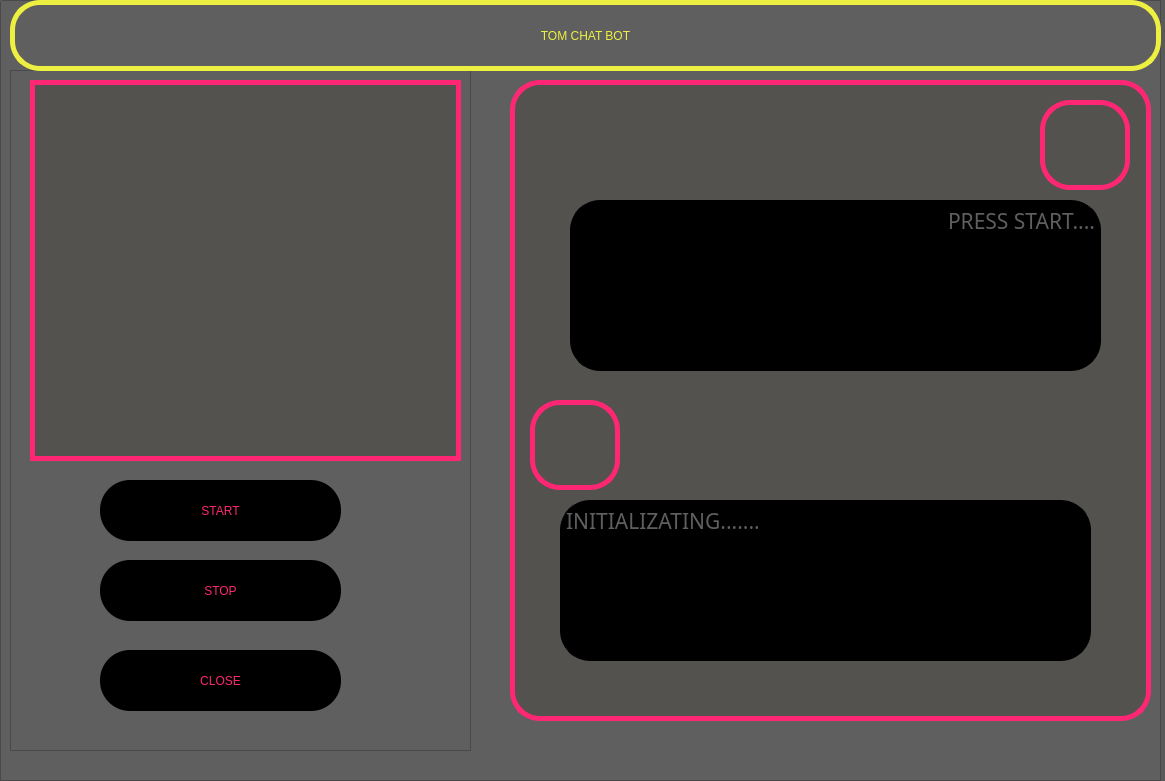
<?xml version="1.0" encoding="UTF-8"?>
<ui version="4.0">
 <class>Dialog</class>
 <widget class="QDialog" name="Dialog">
  <property name="geometry">
   <rect>
    <x>0</x>
    <y>0</y>
    <width>1165</width>
    <height>781</height>
   </rect>
  </property>
  <property name="sizePolicy">
   <sizepolicy hsizetype="Maximum" vsizetype="Expanding">
    <horstretch>0</horstretch>
    <verstretch>0</verstretch>
   </sizepolicy>
  </property>
  <property name="font">
   <font>
    <weight>75</weight>
    <bold>true</bold>
   </font>
  </property>
  <property name="windowTitle">
   <string>Dialog</string>
  </property>
  <property name="windowOpacity">
   <double>30.000000000000000</double>
  </property>
  <property name="styleSheet">
   <string notr="true">

background-color: rgb(90, 90, 90);</string>
  </property>
  <widget class="QWidget" name="gridLayoutWidget">
   <property name="geometry">
    <rect>
     <x>0</x>
     <y>0</y>
     <width>1161</width>
     <height>781</height>
    </rect>
   </property>
   <layout class="QGridLayout" name="gridLayout">
    <item row="0" column="1">
     <widget class="QFrame" name="frame">
      <property name="maximumSize">
       <size>
        <width>1165</width>
        <height>781</height>
       </size>
      </property>
      <property name="styleSheet">
       <string notr="true">background-color: rgb(95, 95, 95);</string>
      </property>
      <property name="frameShape">
       <enum>QFrame::StyledPanel</enum>
      </property>
      <property name="frameShadow">
       <enum>QFrame::Raised</enum>
      </property>
      <widget class="QFrame" name="frame_2">
       <property name="geometry">
        <rect>
         <x>10</x>
         <y>70</y>
         <width>461</width>
         <height>681</height>
        </rect>
       </property>
       <property name="styleSheet">
        <string notr="true">background-color: rgb(95, 95, 95);</string>
       </property>
       <property name="frameShape">
        <enum>QFrame::StyledPanel</enum>
       </property>
       <property name="frameShadow">
        <enum>QFrame::Raised</enum>
       </property>
       <widget class="QLabel" name="processedImgLabel">
        <property name="geometry">
         <rect>
          <x>20</x>
          <y>10</y>
          <width>431</width>
          <height>381</height>
         </rect>
        </property>
        <property name="sizePolicy">
         <sizepolicy hsizetype="Expanding" vsizetype="Expanding">
          <horstretch>0</horstretch>
          <verstretch>0</verstretch>
         </sizepolicy>
        </property>
        <property name="cursor">
         <cursorShape>BusyCursor</cursorShape>
        </property>
        <property name="styleSheet">
         <string notr="true">
background-color: rgb(83, 82, 79);

border: 5px solid #ff2773</string>
        </property>
        <property name="frameShape">
         <enum>QFrame::WinPanel</enum>
        </property>
        <property name="text">
         <string/>
        </property>
        <property name="scaledContents">
         <bool>true</bool>
        </property>
       </widget>
       <widget class="QPushButton" name="startButton">
        <property name="geometry">
         <rect>
          <x>90</x>
          <y>410</y>
          <width>241</width>
          <height>61</height>
         </rect>
        </property>
        <property name="sizePolicy">
         <sizepolicy hsizetype="Maximum" vsizetype="Maximum">
          <horstretch>0</horstretch>
          <verstretch>10</verstretch>
         </sizepolicy>
        </property>
        <property name="styleSheet">
         <string notr="true">QPushButton{
	font: 75 16pt &quot;Rockwell&quot;;
color:rgb(95, 94, 97);
background-color: rgb(0, 0, 0);
border-radius : 30px;
}

QPushButton:hover{
color:rgb(147, 147, 147);
background-color: rgb(255, 244, 164);
}
QPushButton{
color:rgb(255, 39, 115);
}
</string>
        </property>
        <property name="text">
         <string>START</string>
        </property>
       </widget>
       <widget class="QPushButton" name="stopButton">
        <property name="geometry">
         <rect>
          <x>90</x>
          <y>490</y>
          <width>241</width>
          <height>61</height>
         </rect>
        </property>
        <property name="sizePolicy">
         <sizepolicy hsizetype="Maximum" vsizetype="Maximum">
          <horstretch>0</horstretch>
          <verstretch>0</verstretch>
         </sizepolicy>
        </property>
        <property name="styleSheet">
         <string notr="true">QPushButton{
	font: 75 16pt &quot;Rockwell&quot;;
color:rgb(95, 94, 97);
background-color: rgb(0, 0, 0);
border-radius : 30px;
}

QPushButton:hover{
color:rgb(147, 147, 147);
background-color: rgb(255, 244, 164);
}
QPushButton{
color:rgb(255, 39, 115);
}
</string>
        </property>
        <property name="text">
         <string>STOP</string>
        </property>
       </widget>
       <widget class="QPushButton" name="closeButton">
        <property name="geometry">
         <rect>
          <x>90</x>
          <y>580</y>
          <width>241</width>
          <height>61</height>
         </rect>
        </property>
        <property name="sizePolicy">
         <sizepolicy hsizetype="Maximum" vsizetype="Maximum">
          <horstretch>0</horstretch>
          <verstretch>0</verstretch>
         </sizepolicy>
        </property>
        <property name="styleSheet">
         <string notr="true">QPushButton{
	font: 75 16pt &quot;Rockwell&quot;;
color:rgb(95, 94, 97);
background-color: rgb(0, 0, 0);
border-radius : 30px;
}

QPushButton:hover{
color:rgb(147, 147, 147);
background-color: rgb(255, 244, 164);
}
QPushButton{
color:rgb(255, 39, 115);
}
</string>
        </property>
        <property name="text">
         <string>CLOSE</string>
        </property>
       </widget>
      </widget>
      <widget class="QFrame" name="frame_3">
       <property name="geometry">
        <rect>
         <x>510</x>
         <y>80</y>
         <width>641</width>
         <height>641</height>
        </rect>
       </property>
       <property name="styleSheet">
        <string notr="true">background-color: rgb(83, 82, 79);
border-radius : 30px;
border: 5px solid #ff2773</string>
       </property>
       <property name="frameShape">
        <enum>QFrame::StyledPanel</enum>
       </property>
       <property name="frameShadow">
        <enum>QFrame::Raised</enum>
       </property>
       <widget class="QLabel" name="usrLabel">
        <property name="geometry">
         <rect>
          <x>50</x>
          <y>420</y>
          <width>531</width>
          <height>161</height>
         </rect>
        </property>
        <property name="font">
         <font>
          <family>Rockwell</family>
          <pointsize>16</pointsize>
          <weight>9</weight>
          <italic>false</italic>
          <bold>false</bold>
         </font>
        </property>
        <property name="styleSheet">
         <string notr="true">font: 75 16pt &quot;Rockwell&quot;;
color:rgb(95, 94, 97);
background-color: rgb(0, 0, 0);
border: 1px solid;
 color:rgb(95, 94, 97);
border-radius : 30px;</string>
        </property>
        <property name="frameShape">
         <enum>QFrame::WinPanel</enum>
        </property>
        <property name="text">
         <string>INITIALIZATING.......</string>
        </property>
        <property name="alignment">
         <set>Qt::AlignLeading|Qt::AlignLeft|Qt::AlignTop</set>
        </property>
        <property name="margin">
         <number>20</number>
        </property>
        <property name="indent">
         <number>-1</number>
        </property>
       </widget>
       <widget class="QLabel" name="inLabel">
        <property name="geometry">
         <rect>
          <x>60</x>
          <y>120</y>
          <width>531</width>
          <height>171</height>
         </rect>
        </property>
        <property name="font">
         <font>
          <family>Rockwell</family>
          <pointsize>16</pointsize>
          <weight>9</weight>
          <italic>false</italic>
          <bold>false</bold>
         </font>
        </property>
        <property name="styleSheet">
         <string notr="true">font: 75 16pt &quot;Rockwell&quot;;
color:rgb(95, 94, 97);
background-color: rgb(0, 0, 0);
border: 1px solid;
 color:rgb(95, 94, 97);
border-radius : 30px;</string>
        </property>
        <property name="frameShape">
         <enum>QFrame::WinPanel</enum>
        </property>
        <property name="text">
         <string>PRESS START....</string>
        </property>
        <property name="alignment">
         <set>Qt::AlignRight|Qt::AlignTop|Qt::AlignTrailing</set>
        </property>
        <property name="margin">
         <number>20</number>
        </property>
        <property name="indent">
         <number>-1</number>
        </property>
       </widget>
       <widget class="QLabel" name="label_3">
        <property name="geometry">
         <rect>
          <x>530</x>
          <y>20</y>
          <width>90</width>
          <height>90</height>
         </rect>
        </property>
        <property name="styleSheet">
         <string notr="true"/>
        </property>
        <property name="frameShape">
         <enum>QFrame::Box</enum>
        </property>
        <property name="text">
         <string/>
        </property>
        <property name="scaledContents">
         <bool>true</bool>
        </property>
       </widget>
       <widget class="QLabel" name="label_5">
        <property name="geometry">
         <rect>
          <x>20</x>
          <y>320</y>
          <width>90</width>
          <height>90</height>
         </rect>
        </property>
        <property name="styleSheet">
         <string notr="true">
 background-immagesize: 90px 90px;</string>
        </property>
        <property name="frameShape">
         <enum>QFrame::NoFrame</enum>
        </property>
        <property name="lineWidth">
         <number>0</number>
        </property>
        <property name="text">
         <string/>
        </property>
        <property name="scaledContents">
         <bool>true</bool>
        </property>
       </widget>
       <zorder>usrLabel</zorder>
       <zorder>inLabel</zorder>
       <zorder>label_5</zorder>
       <zorder>label_3</zorder>
      </widget>
      <widget class="QLabel" name="label_2">
       <property name="geometry">
        <rect>
         <x>10</x>
         <y>0</y>
         <width>1151</width>
         <height>71</height>
        </rect>
       </property>
       <property name="styleSheet">
        <string notr="true">border-radius : 30px;
background-color: rgb(95, 95, 95);

color: rgb(237, 240, 65);
font: 16pt &quot;Algerian&quot;;
border: 5px solid #edf041</string>
       </property>
       <property name="frameShape">
        <enum>QFrame::WinPanel</enum>
       </property>
       <property name="text">
        <string>TOM CHAT BOT</string>
       </property>
       <property name="alignment">
        <set>Qt::AlignCenter</set>
       </property>
      </widget>
     </widget>
    </item>
   </layout>
  </widget>
  <widget class="QWidget" name="layoutWidget">
   <property name="geometry">
    <rect>
     <x>0</x>
     <y>0</y>
     <width>2</width>
     <height>2</height>
    </rect>
   </property>
   <layout class="QHBoxLayout" name="horizontalLayout_2"/>
  </widget>
 </widget>
 <resources/>
 <connections/>
</ui>
